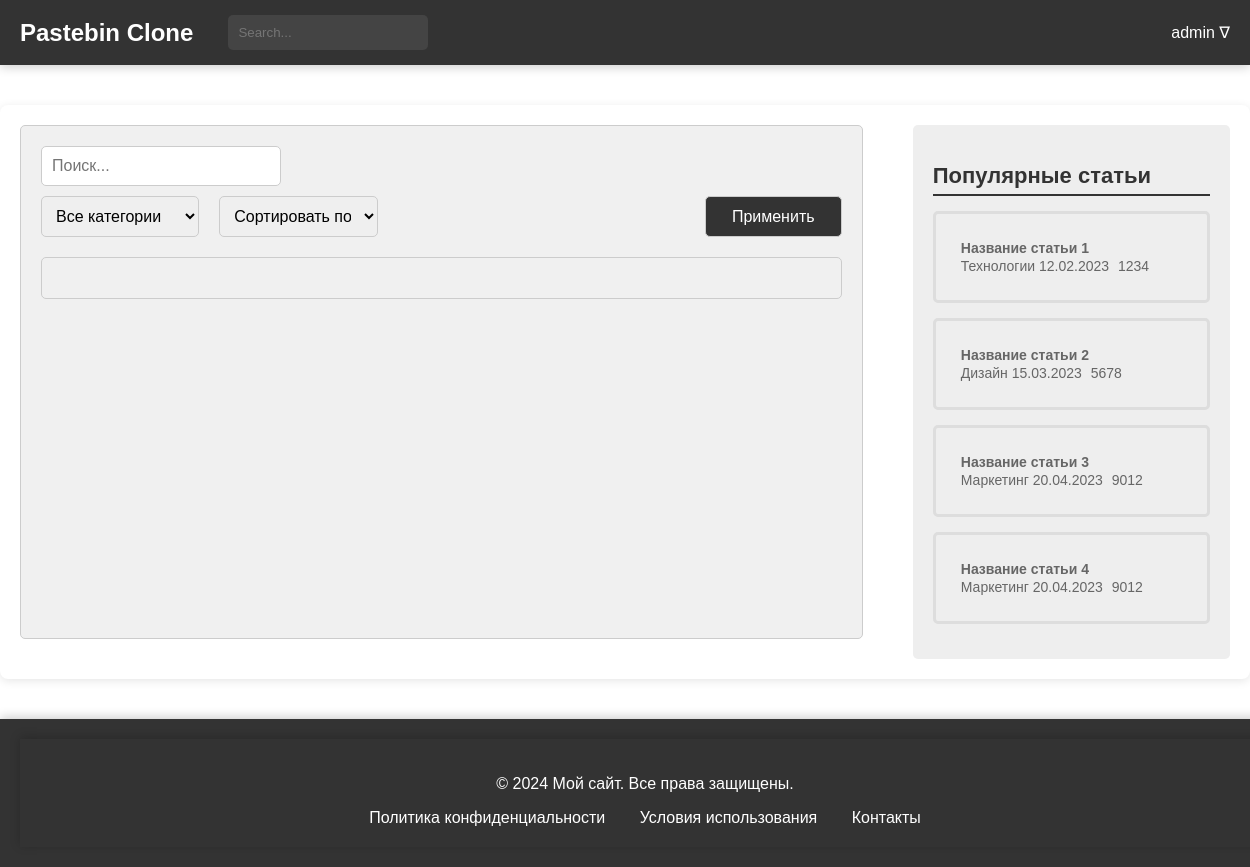
/users/posts/ (signed in), run on an earlier commit of the app's database.
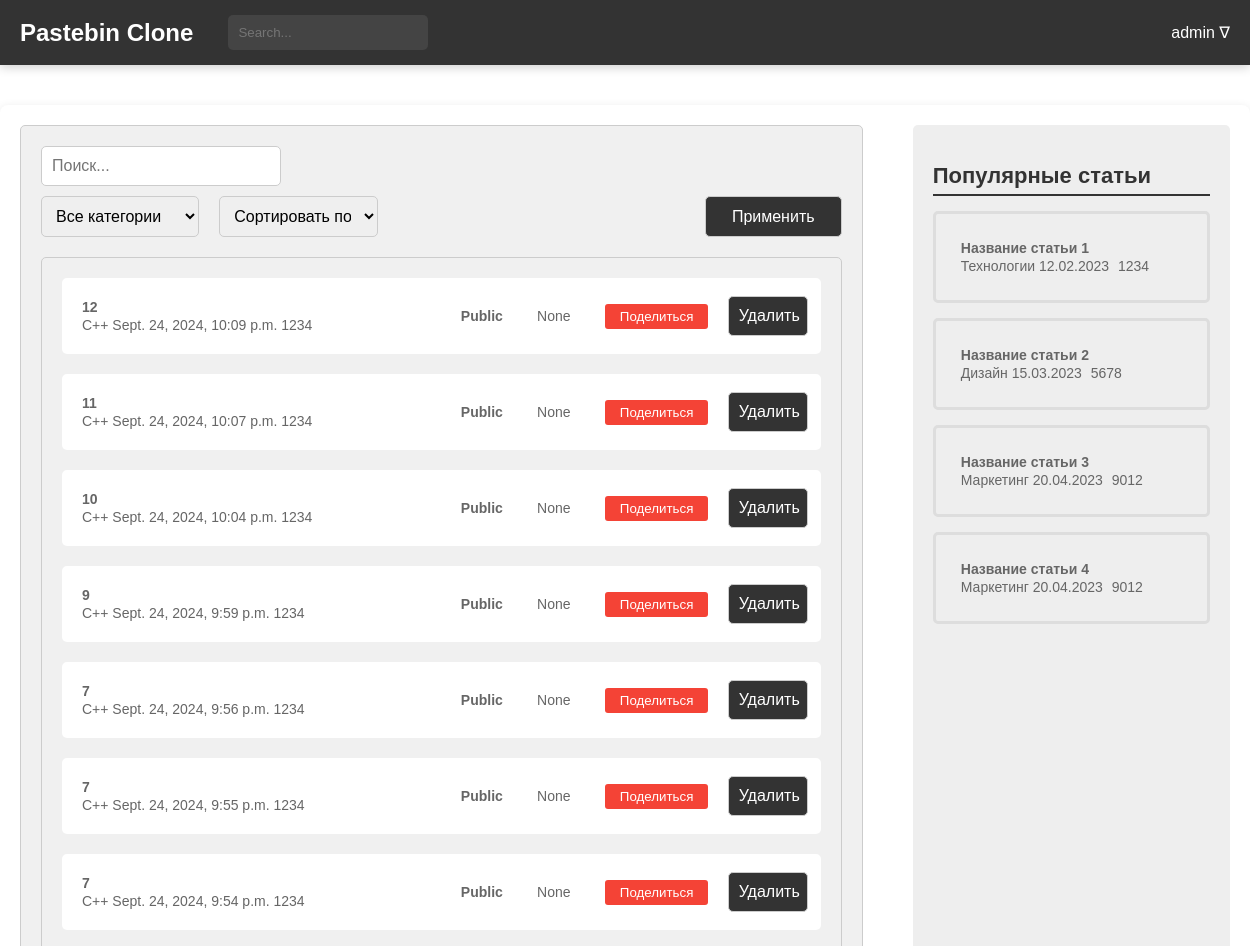
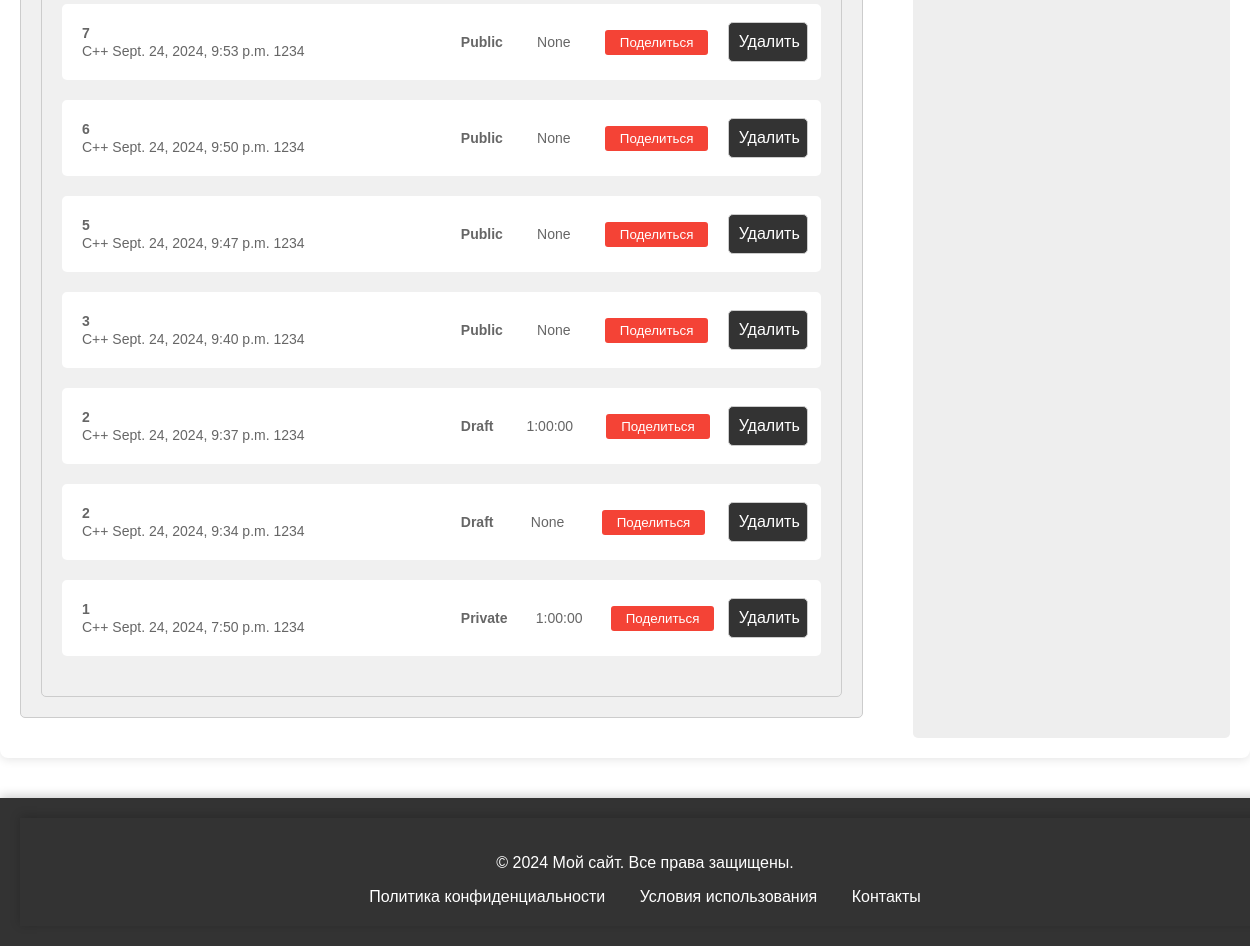
And on a later commit of the database (2 pictures, top to bottom).
### blog/models.py (models this page shows, shortened)
class Paste(models.Model):
    ACCESS_STATUS_CHOICES = [
        (0, 'Private'),
        (1, 'Public'),
        (2, 'Draft'),
    ]
    TIME_LIVE_CHOICES = [
        (None, 'Никогда'),
        (timedelta(hours=1), 'Через 1 час'),
        (timedelta(days=1), 'Через 1 день'),
        (timedelta(weeks=1), 'Через 1 неделю'),
    ]
    title = models.CharField(max_length=200)
    content = models.TextField()
    author = models.ForeignKey(User, on_delete=models.CASCADE)
    created_at = models.DateTimeField(auto_now_add=True)
    updated_at = models.DateTimeField(auto_now=True)
    slug = models.UUIDField(default=uuid.uuid4, editable=False, unique=True)
    tags = models.ManyToManyField(Tag, related_name='posts')
    category = models.ForeignKey(Category, on_delete=models.SET_NULL, null=True)
    access_status = models.IntegerField(choices=ACCESS_STATUS_CHOICES, default=1)
    time_live = models.DurationField(null=True, blank=True)  # Используйте DurationField
    password = models.CharField(max_length=100, null=True, blank=True)
    is_delete_after_read = models.BooleanField(default=False)
    class Meta:
        verbose_name = 'Паста'
        verbose_name_plural = 'Паста'

class Category(models.Model):
    name = models.CharField(max_length=30, unique=True)
    parent = models.ForeignKey(
        'self',
        on_delete=models.CASCADE,
        null=True, blank=True,
        related_name='subcategories'
    )
    def __str__(self):
        return self.name
    class Meta:
        verbose_name = 'Категория'
        verbose_name_plural = 'Категории'

### users/views.py (the view)
# urls.py: path('posts/', views.posts_list, name='posts-list'),
def posts_list(request):
    user = request.user
    posts = Paste.objects.filter(author=user).order_by('-created_at')
    return render(request, 'users/users_posts.html', {'posts': posts})

### users/templates/users/users_posts.html (shortened to what this page needs)
{% load static %}
<!DOCTYPE html>
<html lang="ru">
<head>
    <link rel="stylesheet" type="text/css" href="{% static 'css/users_posts.css' %}">
</head>
<body>
{% include 'blog/temps/header.html' %}
<main>
    <div class="main-container">
        <div class="post-filter">
            <form>
                <input type="search" placeholder="Поиск...">
                <div style="display: flex; justify-content: space-between; margin-top: 10px;">
                    <select name="category" style="width: 35%;">
                        <option value="">Все категории</option>
                    </select>
                    <select name="sort" style="width: 35%; margin-left: 20px;">
                        <option value="">Сортировать по</option>
                    </select>
                    <button type="submit" style="margin-left: 327px;">Применить</button>
                </div>
            </form>
            <div class="post-list">
                <ul>
                    {% for post in posts %}
                    <li class="post-item">
                        <div class="post-details">
                            <a href="#">
                                <span class="article-title">{{post.title}}</span>
                                <br>
                                <span class="article-meta">{{post.category}} {{post.created_at}}  1234</span>
                            </a>
                        </div>
                        <div class="post-actions">
                            <span class="post-status">{{ post.get_access_status_display }}</span>
                            <span class="post-time">{{ post.time_live }}</span>
                            <button onclick="copyToClipboard('{{ request.build_absolute_uri|add:post.slug }}')">
                                Поделиться
                            </button>
                            <form method="post" action="{% url 'blog:post-delete' post.id %}">
                                <button type="submit">Удалить</button>
                            </form>
                        </div>
                    </li>
                    {% endfor %}
                </ul>
            </div>
        </div>
        {% include 'blog/temps/popular_posts.html' %}
    </div>
</main>
{% include 'blog/temps/footer.html' %}
</body>
</html>

What changed in the data, as far as the page shows it:
added Paste: title "12", category "C++", created_at "Sept. 24, 2024, 10:09 p.m.", access_status "Public", time_live "None"
added Paste: title "11", category "C++", created_at "Sept. 24, 2024, 10:07 p.m.", access_status "Public", time_live "None"
added Paste: title "10", category "C++", created_at "Sept. 24, 2024, 10:04 p.m.", access_status "Public", time_live "None"
added Paste: title "9", category "C++", created_at "Sept. 24, 2024, 9:59 p.m.", access_status "Public", time_live "None"
added Paste: title "7", category "C++", created_at "Sept. 24, 2024, 9:56 p.m.", access_status "Public", time_live "None"
added Paste: title "7", category "C++", created_at "Sept. 24, 2024, 9:55 p.m.", access_status "Public", time_live "None"
added Paste: title "7", category "C++", created_at "Sept. 24, 2024, 9:54 p.m.", access_status "Public", time_live "None"
added Paste: title "7", category "C++", created_at "Sept. 24, 2024, 9:53 p.m.", access_status "Public", time_live "None"
added Paste: title "6", category "C++", created_at "Sept. 24, 2024, 9:50 p.m.", access_status "Public", time_live "None"
added Paste: title "5", category "C++", created_at "Sept. 24, 2024, 9:47 p.m.", access_status "Public", time_live "None"
added Paste: title "3", category "C++", created_at "Sept. 24, 2024, 9:40 p.m.", access_status "Public", time_live "None"
added Paste: title "2", category "C++", created_at "Sept. 24, 2024, 9:37 p.m.", access_status "Draft", time_live "1:00:00"
added Paste: title "2", category "C++", created_at "Sept. 24, 2024, 9:34 p.m.", access_status "Draft", time_live "None"
added Paste: title "1", category "C++", created_at "Sept. 24, 2024, 7:50 p.m.", access_status "Private", time_live "1:00:00"
